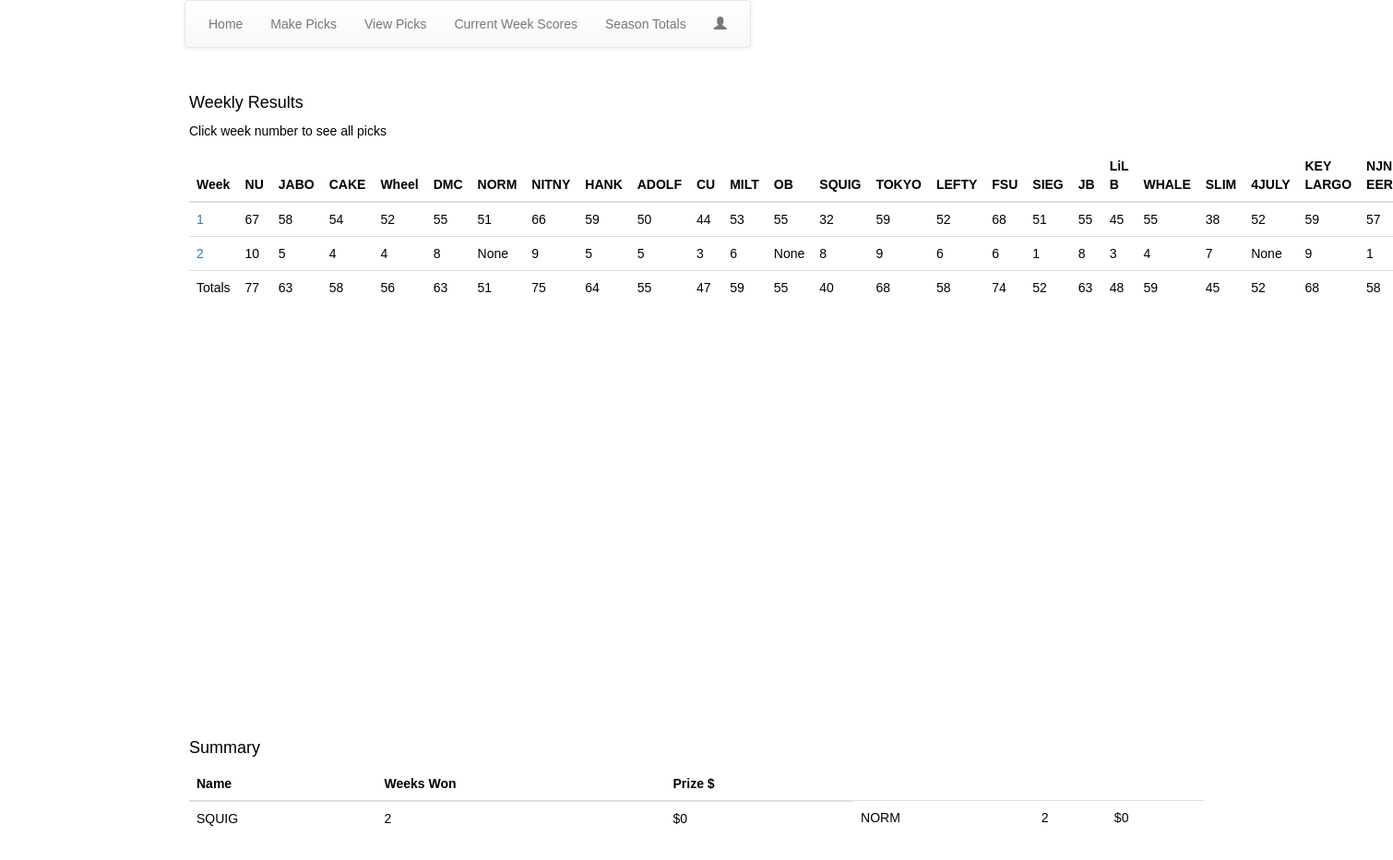
Screenshot of /fb_app/season_total/ with the database file from the repository.
### fb_app/models.py (models this page shows)
class Player(models.Model):
    league = models.ForeignKey(League, on_delete=models.CASCADE)
    name = models.ForeignKey(settings.AUTH_USER_MODEL, on_delete=models.CASCADE)
    def __str__(self):
        return str(self.name)

class Week(models.Model):
    season = models.CharField(max_length=30)
    week = models.PositiveIntegerField()
    game_cnt = models.PositiveIntegerField()
    current = models.BooleanField(default=False)
    def __str__(self):
        return str(self.week)

### fb_app/views.py (the view)
class SeasonTotals(ListView):
    model = WeekScore
    template_name = 'fb_app/season_total.html'
    def get_context_data(self,**kwargs):
        context = super(SeasonTotals, self).get_context_data(**kwargs)
        base_data = self.get_base_data()
        score_dict = {}
        week = base_data[3]
        week_cnt = 1
        winner_dict = {}
        while week_cnt <= week.week:
            score_list = []
            score_week = Week.objects.get(week=week_cnt)
            week_score = WeekScore.objects.filter(week=score_week, player__league__league=base_data[2])
            if len(week_score) == len(Player.objects.filter(league__league=base_data[2])):
                for score in week_score:
                    print (score.week, score.player, score.score)
                    score_list.append(score.score)
                try:
                    winner = Player.objects.get(pk=(week_score.filter()\
                      .values_list('player').annotate(Min('score'))\
                      .order_by('score')[0])[0])
                    score_list.append(winner)
                    winner_dict[winner]= score
                except IndexError:
                    winner = None
                score_dict[score_week]=score_list
            week_cnt +=1
        total_score_list = []
        for player in Player.objects.filter(league=base_data[2]):
            total_score = 0
            for weeks in WeekScore.objects.filter(player=player, week__week__lte=week.week):
                if weeks.score == None:
                    weeks.score = 0
                total_score += weeks.score
            total_score_list.append(total_score)
        for key, value in winner_dict.items():
            if base_data[2].league == "Golfers":
                winner_dict[key] = len(winner_dict.values()), '$' + str((len(winner_dict.values())*25))
            else:
                winner_dict[key] = len(winner_dict.values()), '$' + '0'
        context.update({
        'players': Player.objects.filter(league=base_data[2]),
        'scores': score_dict,
        'totals': total_score_list,
        'wins': winner_dict
        })
        return context
    def get_base_data(self):
        week = Week.objects.get(current=True)
        if self.request.user.is_authenticated:
            user = User.objects.get(username=self.request.user)
            player = Player.objects.get(name=user)
            league = player.league
        else:
            league = League.objects.get(league="Football Fools")
            user= None
            player = None
        return (user, player, league, week)

### fb_app/models.py (called while the page is built)
    def __str__(self):
        return self.league

### fb_app/templates/fb_app/season_total.html (shortened to what this page needs)
{%extends "fb_app/base.html"%}
{%load staticfiles%}
{%load mathfilters%}
{%load static%}
{%block body_block%}
<div class="row">
  <div class="column">
<h4>Weekly Results</h4>
<p>Click week number to see all picks</p>
<table class="table">
  <thead>
    <th>Week</th>
    {%for player in players%}
      <th>{{player}}</th>
    {%endfor%}
  </thead>
  <tbody>
    {%for week, scores in scores.items%}
    <tr>
      <td> <a href="{%url 'fb_app:scores_list' pk=week.pk %}">{{week}}</td>
      {%for score in scores%}
      <td>{{score}}</td>
      {%endfor%}
    </tr>
    {%endfor%}
    <tr>
      <td>Totals</td>
      {%for total in totals%}
      <td>{{total}}</td>
      {%endfor%}
    </tr>
  </tbody>
</table>
</div>
<div class="column">
<h4>Summary</h4>
<table class='table'>
  <thead>
    <th>Name</th>
    <th>Weeks Won</th>
    <th>Prize $</th>
  </thead>
  <tbody>
    <tr>
      {%for name, wins in wins.items%}
      <td>{{name.name}}</td>
      {%for dollars in wins%}
      <td>{{dollars}}</td>
      {%endfor%}
      {%endfor%}
    </tr>
  </tbody>
</table>
</div>
</div>
{%endblock%}

### static/fb_app/css/my_style.css (style rules this page uses)
body { font-family: Arial; color: black; height: 100%; }
* { box-sizing: border-box; }
.row { display: flex; }
.column { flex: 40%; padding: 20px; height: 700px; }

### rows the page displays
Player: name.username "NU"
Player: name.username "JABO"
Player: name.username "CAKE"
Player: name.username "Wheel"
Player: name.username "DMC"
Player: name.username "NORM", name "NORM", wins "2" "$0"
Player: name.username "NITNY"
Player: name.username "HANK"
Player: name.username "ADOLF"
Player: name.username "CU"
Player: name.username "MILT"
Player: name.username "OB"
Player: name.username "SQUIG", name "SQUIG", wins "2" "$0"
Player: name.username "TOKYO"
Player: name.username "LEFTY"
Player: name.username "FSU"
Player: name.username "SIEG"
Player: name.username "JB"
Player: name.username "LiL B"
Player: name.username "WHALE"
Player: name.username "SLIM"
Player: name.username "4JULY"
Player: name.username "KEY LARGO"
Player: name.username "NJN EER"
Week: week "1", scores "67" "58" "54" "52" "55" "51" "66" "59" "50" "44" "53" "55" "32" "59" "52" "68" "51" "55" "45" "55" "38" "52" "59" "57"
Week: week "2", scores "10" "5" "4" "4" "8" "None" "9" "5" "5" "3" "6" "None" "8" "9" "6" "6" "1" "8" "3" "4" "7" "None" "9" "1"

### other values shown
{{ total }} "77" "63" "58" "56" "63" "51" "75" "64" "55" "47" "59" "55" "40" "68" "58" "74" "52" "63" "48" "59" "45" "52" "68" "58"
